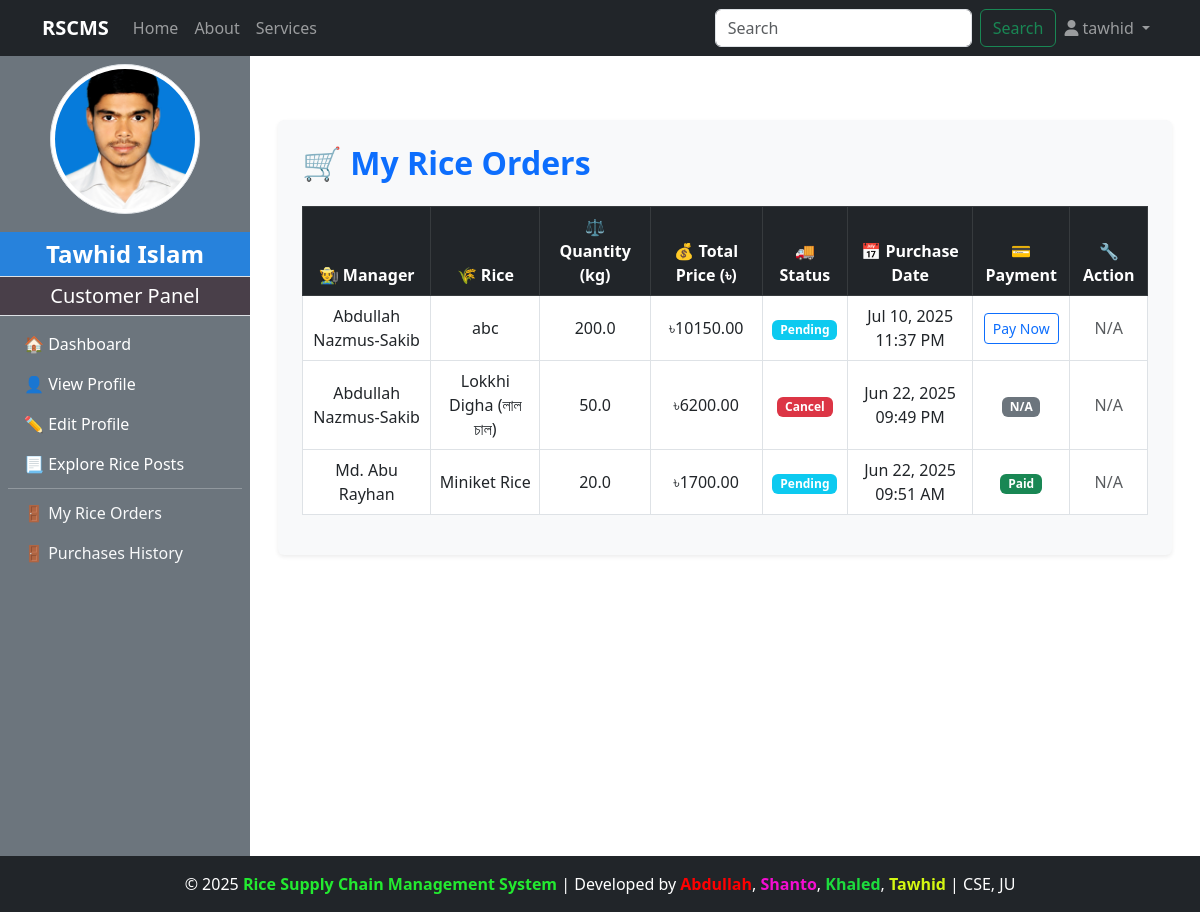
The page /customer/my_rice_orders/ (signed in) on the database its author committed.
### accounts/models.py (models this page shows, shortened)
class CustomUser(AbstractUser):
    ROLE_CHOICES = (
        ('admin', 'Admin'),
        ('manager', 'Manager'),
        ('customer', 'Customer'),
        ('dealer', 'Dealer'),
    )
    role = models.CharField(max_length=20, choices=ROLE_CHOICES, default='admin')

### customer/models.py (models this page shows, shortened)
class CustomerProfile(models.Model):
    user = models.OneToOneField(CustomUser, on_delete=models.CASCADE, limit_choices_to={'role':'customer'},related_name="customerprofile")
    full_name = models.CharField(max_length=100)
    phone_number = models.CharField(max_length=11)
    Transaction_password = models.CharField(max_length=11,null=True,blank=True)
    address =models.TextField()
    image = models.ImageField(upload_to="customer_profile/",blank=True,null=True)
    date_of_birth = models.DateField(blank=True,null=True)
    created_at = models.DateTimeField(auto_now_add=True,blank=True,null=True)

class Purchase_Rice(models.Model):
    STATUS_CHOICES = [
        ('Pending', 'Pending'),
        ('Accepted', 'Accepted'),
        ('Cancel', 'Cancel'),
        ('Shipping', 'Shipping'),
        ('Delivered', 'Delivered'),
        ('Successful', 'Successful'),
    ]
    customer = models.ForeignKey(CustomUser, on_delete=models.CASCADE, related_name='customer_rice_purchases')
    rice = models.ForeignKey(RicePost, on_delete=models.CASCADE, related_name='customer_rice_orders')
    quantity_purchased = models.FloatField()
    total_price = models.DecimalField(max_digits=10, decimal_places=2)
    profit_or_loss = models.DecimalField(max_digits=10, decimal_places=2, default=0)
    delivery_cost = models.DecimalField(max_digits=6, decimal_places=2, default=0)
    is_confirmed = models.BooleanField(default=False)
    payment = models.BooleanField(default=False)
    status = models.CharField(max_length=20, choices=STATUS_CHOICES, default='Pending')  # ✅ New field
    purchase_date = models.DateTimeField(auto_now_add=True)

### manager/models.py (models this page shows, shortened)
class RicePost(models.Model):
    manager = models.ForeignKey(CustomUser,on_delete=models.CASCADE, limit_choices_to={'role':'manager'},related_name="managerPost")
    rice_name = models.CharField(max_length=200, blank=True, null=True)
    quality = models.CharField(max_length=100)
    quantity_kg = models.FloatField()
    price_per_kg = models.DecimalField(max_digits=6, decimal_places=2)
    description = models.TextField()
    is_sold = models.BooleanField(default=False)
    rice_image = models.ImageField(upload_to="rice_image/",blank=True,null=True)
    created_at = models.DateTimeField(auto_now_add=True)

class ManagerProfile(models.Model):
    user = models.OneToOneField(CustomUser,on_delete=models.CASCADE,limit_choices_to={'role':'manager'},related_name="managerprofile")
    full_name = models.CharField(max_length=100)
    phone_number = models.CharField(max_length=11)
    transaction_password = models.CharField(blank=True)
    address = models.TextField()
    mill_name = models.CharField(max_length=100)
    mill_location = models.TextField()
    profile_image = models.ImageField(upload_to="manager_profile/",blank=True,null=True)
    experience_year = models.PositiveIntegerField(blank=True, null=True)
    bio = models.TextField(blank=True)
    created_at = models.DateTimeField(auto_now_add=True)

### customer/views.py (the view)
# urls.py: path('my_rice_orders/', views.my_order_page, name='my_order_page'),
@login_required
@user_passes_test(lambda u: u.role == 'customer')
def my_order_page(request):
    orders = Purchase_Rice.objects.filter(customer=request.user).order_by("-purchase_date")
    return render(request, 'customer/my_order_page.html', {'orders': orders})

### admin_panel/context_processors.py (called while the page is built)
def admin_profile(request):
    if request.user.is_authenticated:
        try:
            admin = AdminProfile.objects.get(user=request.user)
            return {'admin': admin}
        except AdminProfile.DoesNotExist:
            return {}
    return {}

### customer/context_processors.py (called while the page is built)
def customer_profile(request):
    if request.user.is_authenticated:
        try:
            customer = CustomerProfile.objects.get(user=request.user)
            return {'customer': customer}
        except CustomerProfile.DoesNotExist:
            return {}
    return {}

### manager/context_processors.py (called while the page is built)
def manager_profile(request):
    if request.user.is_authenticated:
        try:
            manager = ManagerProfile.objects.get(user=request.user)
            return {'manager': manager}
        except ManagerProfile.DoesNotExist:
            return {}
    return {}

### customer/templates/customer/my_order_page.html (shortened to what this page needs)
{% extends "base.html" %}
{% load widget_tweaks %}
{% block content %}
<div class="container mt-5 px-4 py-4 rounded shadow-sm" style="background-color: #f8f9fa;">
    <h2 class="mb-4 fw-bold text-primary">🛒 My Rice Orders</h2>
    {% if orders %}
        <div class="table-responsive">
            <table class="table table-bordered table-hover align-middle text-center bg-white">
                <thead class="table-dark">
                    <tr>
                        <th>👨‍🌾 Manager</th>
                        <th>🌾 Rice</th>
                        <th>⚖️ Quantity (kg)</th>
                        <th>💰 Total Price (৳)</th>
                        <th>🚚 Status</th>
                        <th>📅 Purchase Date</th>
                        <th>💳 Payment</th>
                        <th>🔧 Action</th>
                    </tr>
                </thead>
                <tbody>
                    {% for order in orders %}
                        {% if order.status != "Successful" %}
                        <tr>
                            <td>{{ order.rice.manager.managerprofile.full_name }}</td>
                            <td>{{ order.rice.rice_name }}</td>
                            <td>{{ order.quantity_purchased }}</td>
                            <td>৳{{ order.total_price }}</td>
                            <td>
                                {% if order.status == "Cancel" %}
                                    <span class="badge bg-danger">{{ order.status }}</span>
                                {% else %}
                                    <span class="badge bg-info">{{ order.status }}</span>
                                {% endif %}
                            </td>
                            <td>{{ order.purchase_date|date:"M d, Y h:i A" }}</td>
                            <td>
                                {% if order.payment %}
                                    <span class="badge bg-success">Paid</span>
                                {% elif order.status == "Cancel" %}
                                    <span class="badge bg-secondary">N/A</span>
                                {% else %}
                                    <a href="{% url 'mock_customer_rice_payment' order.id %}" class="btn btn-sm btn-outline-primary">Pay Now</a>
                                {% endif %}
                            </td>
                            <td>
                                {% if order.status == "Delivered" %}
                                    {% if order.payment %}
                                        <form method="post" action="{% url 'confirm_delivery' order.id %}">
                                            {% csrf_token %}
                                            <button class="btn btn-sm btn-success">Confirm Delivery</button>
                                        </form>
                                    {% else %}
                                        <a href="{% url 'mock_customer_rice_payment' order.id %}" class="btn btn-sm btn-warning">Complete Payment</a>
                                    {% endif %}
                                {% elif order.status == "Cancel" %}
                                    {% if order.payment %}
                                        <span class="btn btn-sm btn-secondary" disabled>Refunding</span>
                                    {% else %}
                                        <span class="text-muted">N/A</span>
                                    {% endif %}
                                {% else %}
                                    <span class="text-muted">N/A</span>
                                {% endif %}
                            </td>
                        </tr>
                        {% endif %}
                    {% endfor %}
                </tbody>
            </table>
        </div>
    {% else %}
        <div class="alert alert-info text-center">
            You haven't ordered any rice yet.
        </div>
    {% endif %}
</div>
{% endblock %}

### templates/navbar.html (shortened to what this page needs)
<nav class="navbar navbar-expand-lg navbar-dark bg-dark">
    <div class="container">
        <a class="navbar-brand fw-bold" href="http://127.0.0.1:8000/">RSCMS</a>
        <div class="collapse navbar-collapse" id="navbarNav">
            <ul class="navbar-nav me-auto">
                <li class="nav-item">
                    {% if request.user.is_authenticated %}
                    {% if request.user.role == "manager" %}
                    <a class="nav-link" href="{% url 'manager_dashboard' %}">Home</a>
                    {% elif request.user.role == "customer" %}
                    <a class="nav-link" href="{% url 'customer_dashboard' %}">Home</a>
                    {% elif request.user.role == "dealer" %}
                    <a class="nav-link" href="{% url 'dealer_dashboard' %}">Home</a>
                    {% elif request.user.role == "admin" %}
                    <a class="nav-link" href="{% url 'admin_dashboard' %}">Home</a>
                    {% endif %}
                    {% endif %}
                </li>
                <li class="nav-item">
                    <a class="nav-link" href="{% url 'about' %}">About</a>
                </li>
                <li class="nav-item">
                    <a class="nav-link" href="{% url 'services' %}">Services</a>
                </li>
            </ul>
           <form class="d-flex" action="{% url 'search' %}" method = "get">
                <input class="form-control me-2" type="search" placeholder="Search" aria-label="Search" name="query" id="search">
                <button class="btn btn-outline-success" type="submit">Search</button>
            </form>
            <ul class="navbar-nav">
                <li class="nav-item dropdown">
                    <a class="nav-link dropdown-toggle" href="#" id="userDropdown" role="button" data-bs-toggle="dropdown" aria-expanded="false">
                        <i class="fas fa-user"></i>
                        {% if request.user.is_authenticated %}
                        {{ request.user.username }}
                        {% else %}
                            Account
                        {% endif %}
                    </a>
                </li>
            </ul>
        </div>
    </div>
</nav>

### templates/SlideBar.html (shortened to what this page needs)
{% load static %}
{% if request.user.is_authenticated and request.user.role == "customer" %}
<div class="bg-secondary text-white d-flex flex-column" style="min-width: 250px; height: 100vh;" >
<div class="text-center my-2">
    {% if customer and customer.image %}
        <img src="{{ customer.image.url }}" class="rounded-circle img-thumbnail" style="width: 150px; height: 150px; object-fit: cover; margin-bottom: 10px;" alt="Profile Image">
    {% else %}
        <img src="{% static 'images/default_profile.png' %}" class="rounded-circle img-thumbnail" style="width: 150px; height: 150px; object-fit: cover; margin-bottom: 10px;" alt="Default Profile Image">
    {% endif %}
</div>
    <div class="sidebar-user-name p-1 fs-4 border-bottom">{{customer.full_name}}</div>
    <div class="sidebar-header p-1 fs-5 border-bottom">Customer Panel</div>
    <nav class="nav flex-column p-2">
        <a class="nav-link text-white {% if request.resolver_match.url_name == 'customer_dashboard' %}active{% endif %}" href="{% url 'customer_dashboard' %}">🏠 Dashboard</a>
        <a class="nav-link text-white {% if request.resolver_match.url_name == 'customer_profile' %}active{% endif %}" href="{% url 'customer_profile' %}">👤 View Profile</a>
        <a class="nav-link text-white {% if request.resolver_match.url_name == 'update_customer_profile' %}active{% endif %}" href="{% url "update_customer_profile" %}">✏️ Edit Profile</a>
        <a class="nav-link text-white {% if request.resolver_match.url_name == 'explore_all_rice_post' %}active{% endif %}" href="{% url "explore_all_rice_post" %}">📃 Explore Rice Posts</a>
        <hr class="my-1">
        <a class="nav-link text-light {% if request.resolver_match.url_name == 'my_order_page' %}active{% endif %}" href="{% url 'my_order_page' %}">🚪 My Rice Orders</a>
        <a class="nav-link text-light {% if request.resolver_match.url_name == 'rice_purchases_history' %}active{% endif %}" href="{% url 'rice_purchases_history' %}">🚪 Purchases History</a>
    </nav>
</div>
{% endif %}

### static/manager/css/dashboard.css (style rules this page uses)
body { display: flex; min-height: 100vh; margin: 0; }
.sidebar-header { font-size: 1.5rem; padding: 10px; background-color: #493f49; text-align: center; }
.sidebar-user-name { font-size: 1.2rem; padding: 10px; background-color: #2782dc; text-align: center; font-weight: bold; }

### rows shown on the page
CustomUser: user.username "tawhid"
CustomerProfile: image (picture), full_name "Tawhid Islam"
Purchase_Rice: rice.manager.managerprofile.full_name "Abdullah Nazmus-Sakib", rice.rice_name "abc", quantity_purchased "200.0", total_price "10150.00", status "Pending", purchase_date "Jul 10, 2025 11:37 PM", payment "Pay Now", shows "N/A"
Purchase_Rice: rice.manager.managerprofile.full_name "Abdullah Nazmus-Sakib", rice.rice_name "Lokkhi Digha (লাল চাল)", quantity_purchased "50.0", total_price "6200.00", status "Cancel", purchase_date "Jun 22, 2025 09:49 PM", payment "N/A"
Purchase_Rice: rice.manager.managerprofile.full_name "Md. Abu Rayhan", rice.rice_name "Miniket Rice", quantity_purchased "20.0", total_price "1700.00", status "Pending", purchase_date "Jun 22, 2025 09:51 AM", payment "Paid", shows "N/A"
